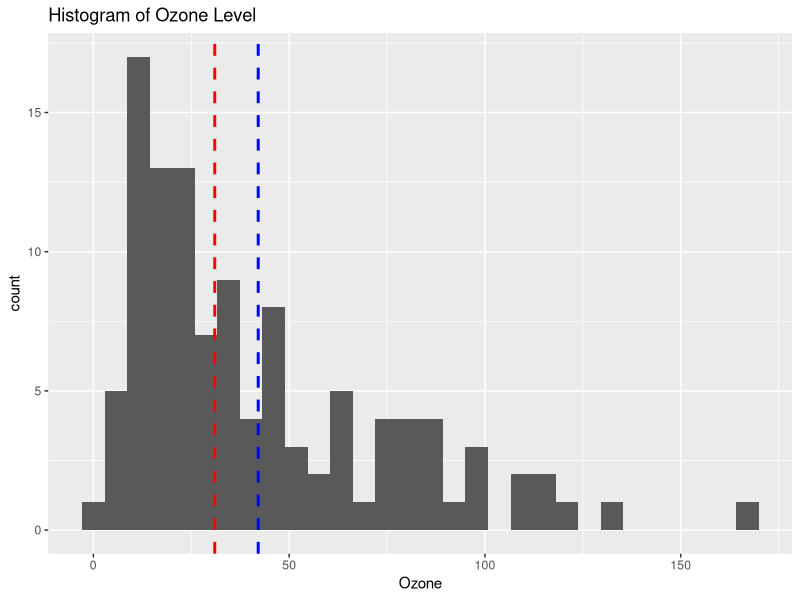
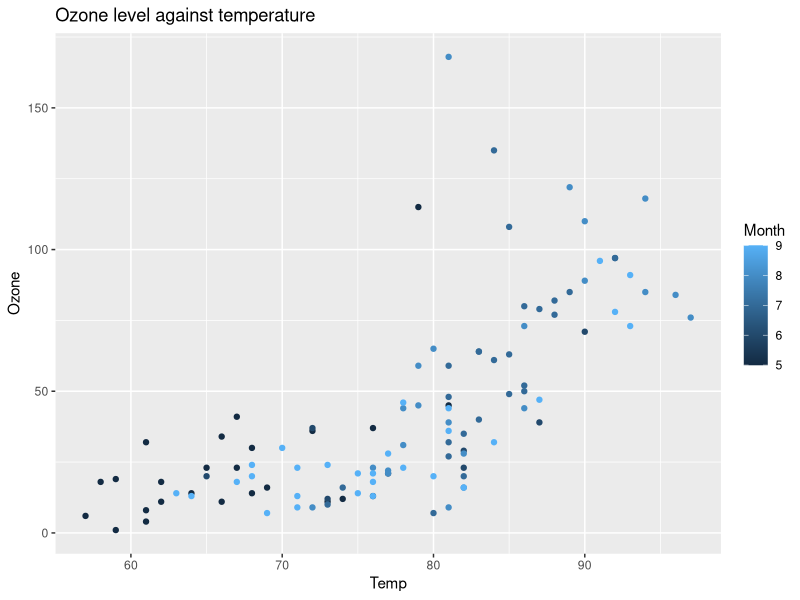
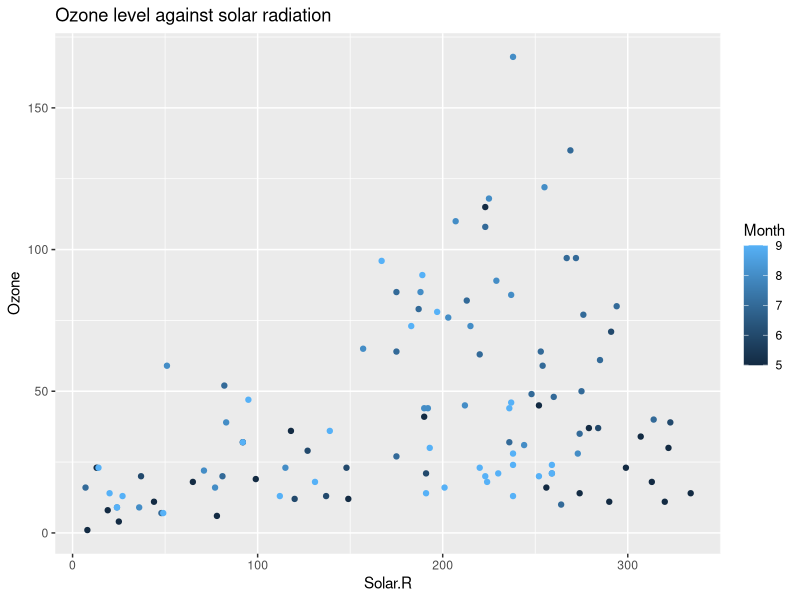
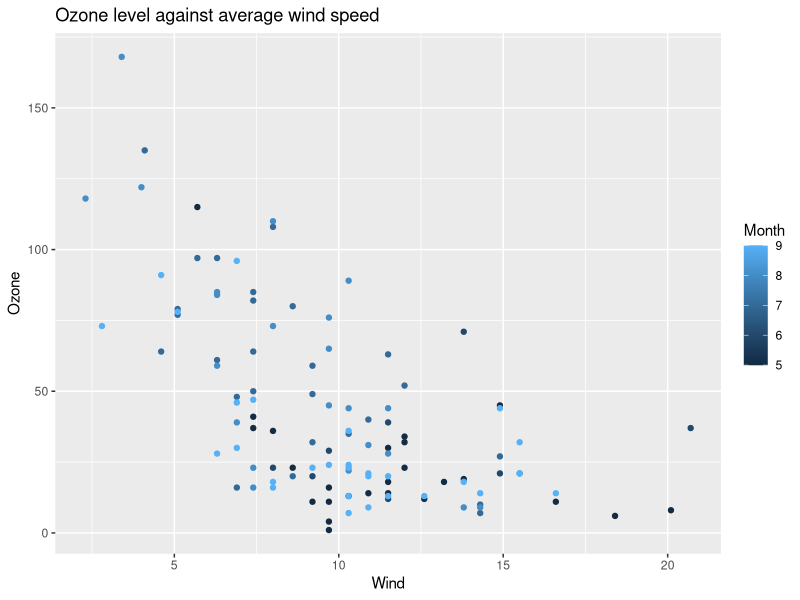
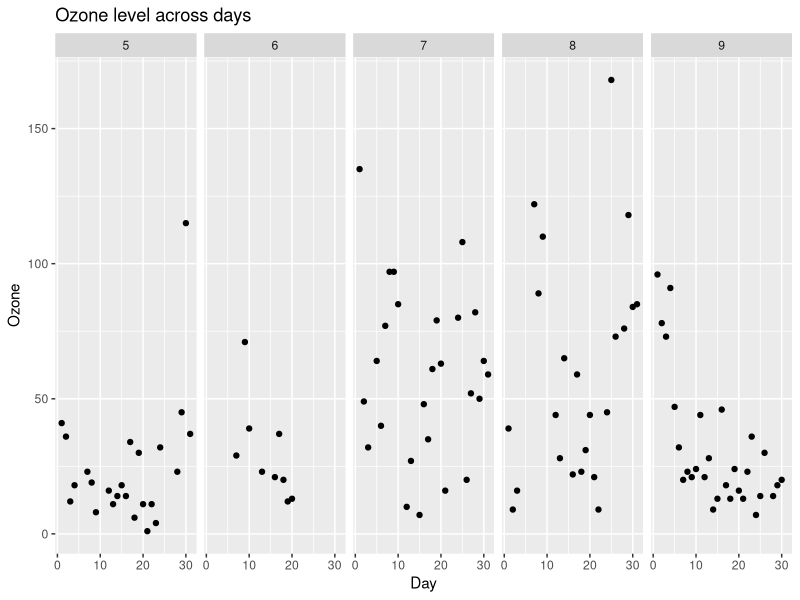

Here is the R script that generated these plots, in order:
## ---- chunk 1
#| label: "setup"
#| include: false
library(dplyr)
library(tidyverse)
library(ggplot2)
## ---- chunk 2
#| echo: true
data(airquality)
dim(airquality)
head(airquality, 3)
## ---- chunk 3
air <- airquality[rowSums(is.na(airquality)) == 0,]
## ---- chunk 4
dim(air)
## ---- chunk 5
air %>% summarise(mean_ozone = mean(Ozone),
                  median_ozone = median(Ozone),
                  sd_ozone = sd(Ozone),
                  max_ozone = max(Ozone),
                  min_ozone = min(Ozone))
## ---- chunk 6
ggplot(air, aes(x=Ozone)) + geom_histogram() + 
  ggtitle("Histogram of Ozone Level") + 
  geom_vline(aes(xintercept=mean(Ozone)),
            color="blue", linetype="dashed", size=1) + 
  geom_vline(aes(xintercept=median(Ozone)),
            color="red", linetype="dashed", size=1)
  
## ---- chunk 7
air  %>%
  select(Ozone, Month, Day)%>% 
  slice_max(Ozone, n = 3)
## ---- chunk 8
air  %>%
  select(Ozone, Month, Day)%>% 
  slice_min(Ozone, n = 3)
## ---- chunk 9
air %>% filter(Ozone > 100)
## ---- chunk 10
air %>% 
  group_by(Month) %>%
  summarise(mean_ozone = mean(Ozone),
            mean_temp = mean(Temp),
            sd_temp = sd(Temp),
            median_temp = median(Temp),
            max_temp = max(Temp),
            min_temp = min(Temp),
            count = n()) %>%
  arrange(desc(mean_temp))
## ---- chunk 11
ggplot(air, aes(x=Temp, y=Ozone)) + 
  geom_point(aes(col=Month)) + ggtitle("Ozone level against temperature")
## ---- chunk 12
ggplot(air, aes(x=Solar.R, y=Ozone)) + 
  geom_point(aes(col=Month)) + ggtitle("Ozone level against solar radiation")
## ---- chunk 13
ggplot(air, aes(x=Wind, y=Ozone)) + 
  geom_point(aes(col=Month))  + ggtitle("Ozone level against average wind speed")
## ---- chunk 14
#| label: fig-ozone-days
#| fig-cap: "We plot ozone levels across days separated by months. There is no strong relationship between the ozone levels and the specific days in the month."
ggplot(air, aes(x=Day, y=Ozone)) + 
  geom_point()  + facet_grid(cols = vars(Month))  + ggtitle("Ozone level across days")
